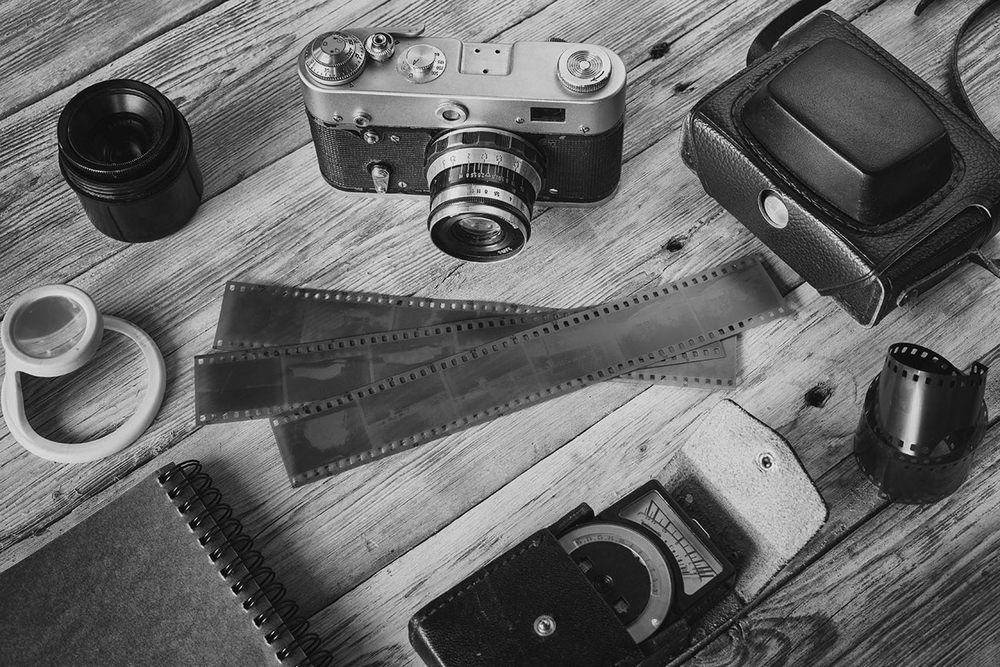
#> input picture Spatial_Domain_Processing/Intensity_Transformations/Images/3_1_image.png, 1000 x 667 px, shrunk from 1300 x 867 before the run
$ jupyter execute 3_power_law_gamma.ipynb
#> lines starting #> are read from the running program, lines starting #| are printed output that depends on the picture
### Power-Law (Gamma) Transformations

Form:
$$ s = c \; r^\gamma$$

where:
- $$ c,\; \gamma$$
are positive consants.

<figure>

  <figcaption>Gamma curves.</figcaption>
</figure>

> As with `log Transformations`, `power-law` curves with fractional values of **gamma** map a narrow range of dark input values into a wider range of output values,
>with the opposite being true for higher values of input levels.

**Gamma correction** is important for displaying images on a screen correctly, to prevent bleaching or darkening of images when viewed from different types of monitors with different display settings.

This is done because our eyes perceive images in a gamma-shaped curve, whereas cameras capture images in a linear fashion.

[cell 1]
import cv2
import matplotlib.pyplot as plt

image = cv2.imread('Images/3_1_image.png', cv2.IMREAD_GRAYSCALE)
#> image is the input picture: shape (667, 1000); min 0, max 249, mean 103.4

plt.figure(figsize= (10,6))
plt.imshow(image, cmap = "gray")
plt.axis("off")
plt.show()

[cell 2]
import numpy as np
import matplotlib.pyplot as plt

gammas = [0.1, 0.5, 1.2, 2.2]

plt.figure(figsize=(18, 5))

for i, gamma in enumerate(gammas):
    # Apply gamma correction
    gamma_corrected = np.array(255 * (image / 255) ** gamma, dtype='uint8')

    plt.subplot(1, len(gammas), i + 1)
    plt.imshow(gamma_corrected, cmap="gray")
    plt.title(f'Gamma = {gamma}')
    plt.axis('off')
#> this loop made 4 passes
#> pass 1, `gamma_corrected = np.array(255 * (image / 255) ** gamma, dtype='uint8')`:
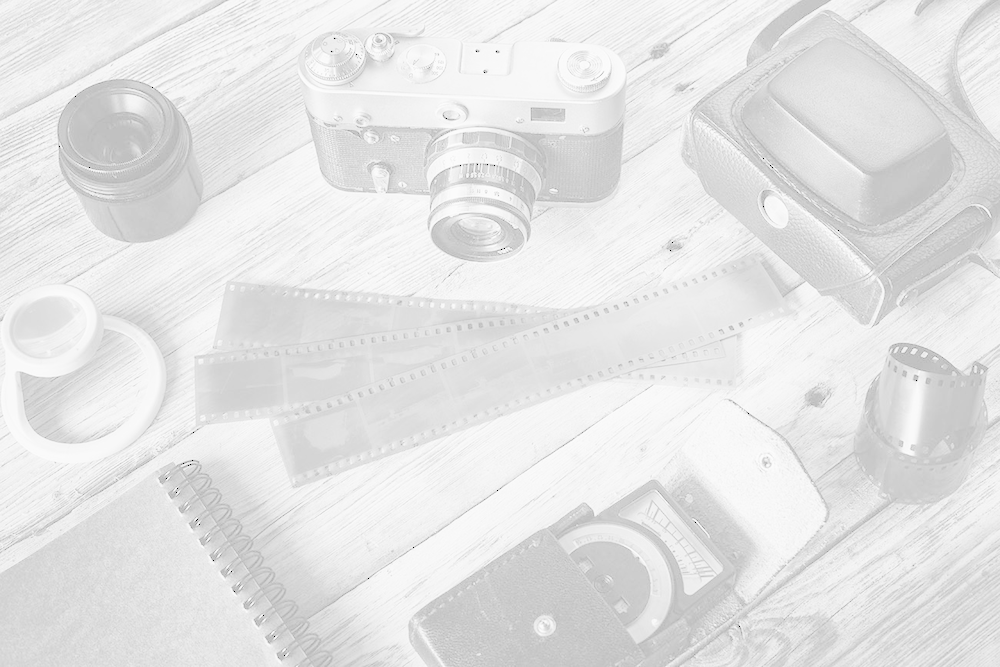
#> gamma_corrected: shape (667, 1000); min 0, max 254, mean 228.5
#> pass 2, `gamma_corrected = np.array(255 * (image / 255) ** gamma, dtype='uint8')`:
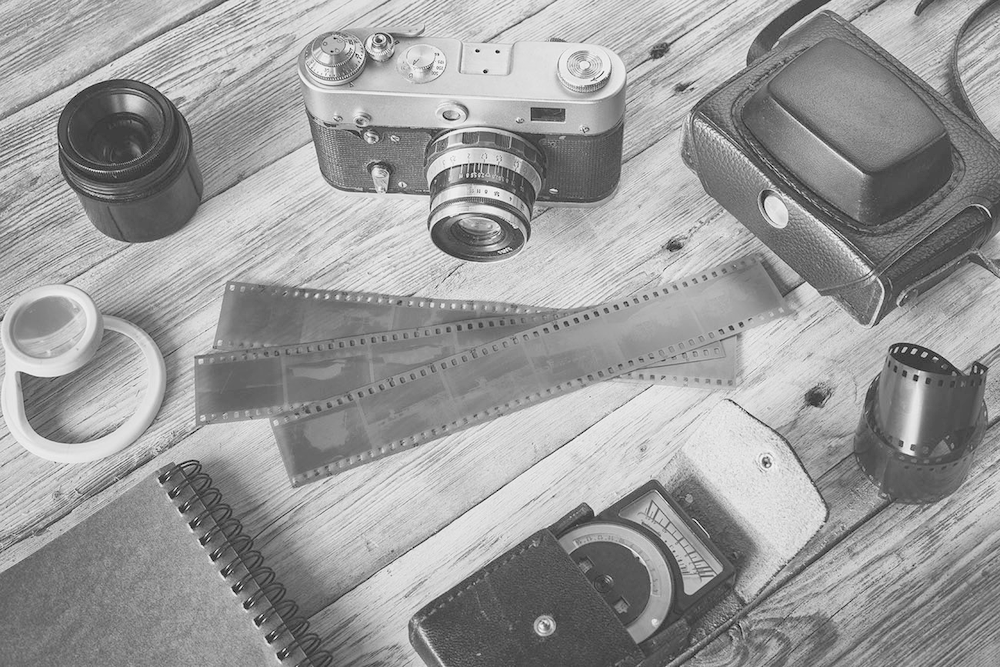
#> gamma_corrected: shape (667, 1000); min 0, max 251, mean 154.8

plt.tight_layout()
plt.show()
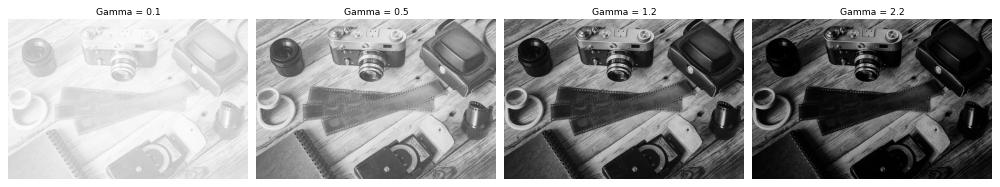
#> figure drawn by matplotlib, 4 panels

$ run again, with Spatial_Domain_Processing/Intensity_Transformations/Images/0_1_image.png copied over Spatial_Domain_Processing/Intensity_Transformations/Images/3_1_image.png
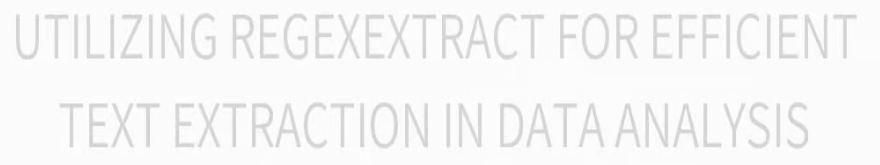
#> input picture Spatial_Domain_Processing/Intensity_Transformations/Images/0_1_image.png, 880 x 165 px
#> `plt.show()`:
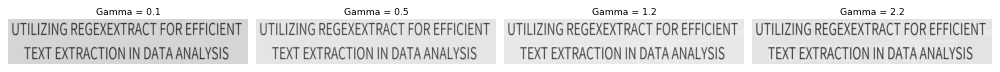
#> figure drawn by matplotlib, 4 panels

$ run again, with Spatial_Domain_Processing/Intensity_Transformations/Images/0_2_image.png copied over Spatial_Domain_Processing/Intensity_Transformations/Images/3_1_image.png
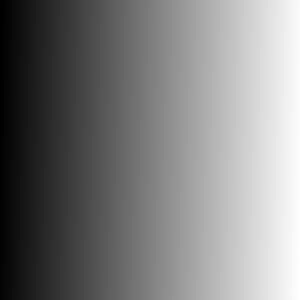
#> input picture Spatial_Domain_Processing/Intensity_Transformations/Images/0_2_image.png, 300 x 300 px
#> the loop `for i, gamma in enumerate(gammas):` made 4 passes
#> pass 1, `gamma_corrected = np.array(255 * (image / 255) ** gamma, dtype='uint8')`:
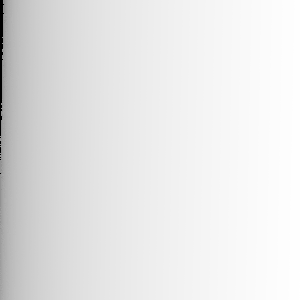
#> gamma_corrected: shape (300, 300); min 0, max 255, mean 230.6
#> `plt.show()`:
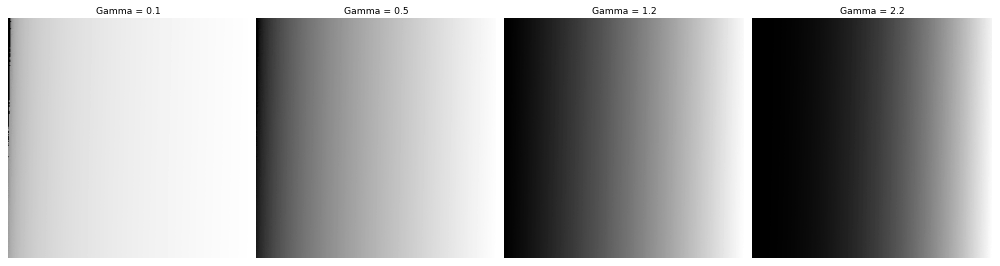
#> figure drawn by matplotlib, 4 panels

$ run again, with Spatial_Domain_Processing/Intensity_Transformations/Images/1_0_image.png copied over Spatial_Domain_Processing/Intensity_Transformations/Images/3_1_image.png
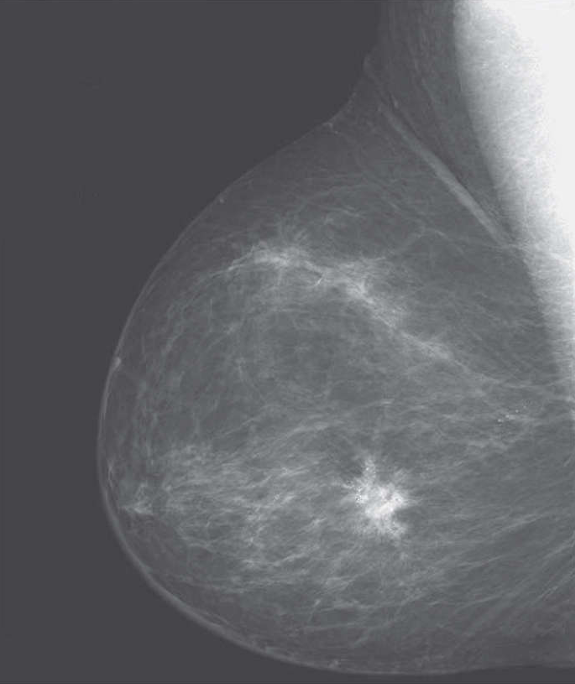
#> input picture Spatial_Domain_Processing/Intensity_Transformations/Images/1_0_image.png, 575 x 684 px
#> the loop `for i, gamma in enumerate(gammas):` made 4 passes
#> pass 1, `gamma_corrected = np.array(255 * (image / 255) ** gamma, dtype='uint8')`:
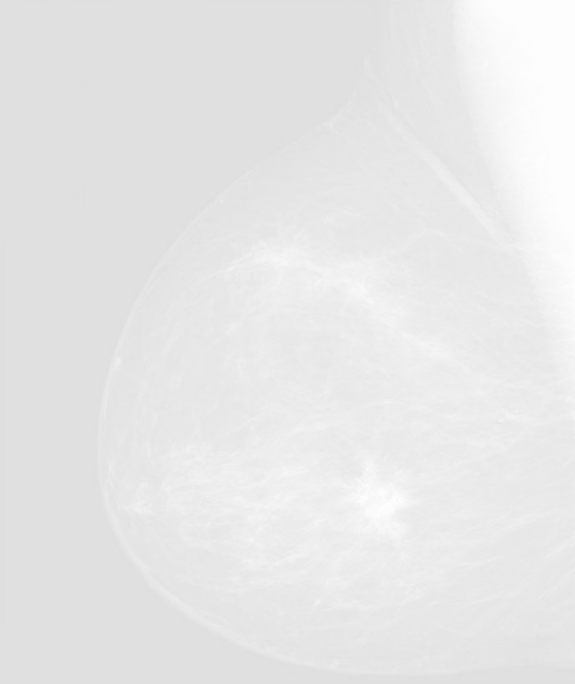
#> gamma_corrected: shape (684, 575); min 222, max 254, mean 230.9
#> `plt.show()`:
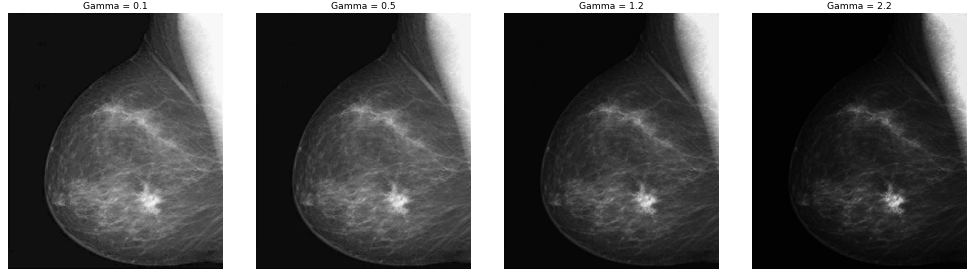
#> figure drawn by matplotlib, 4 panels
